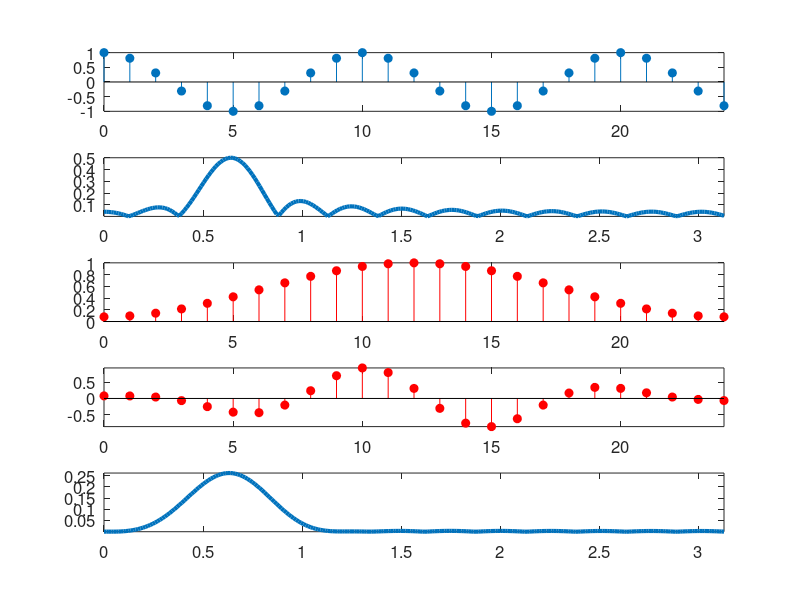

Source code (MATLAB):
%file: e9_1_anim_cos_Hamming.m  Cosine signal spectra, rectangular & Hamming windows
clear; close all; set(0,'defaultAxesFontSize', 12);
N=512;                        % FFT order (number of points)
n1=[0:24]; LN=length(n1);     % the sample indices
K=[0:N/2-1]; W=2*pi*K/N;      % frequency scale for spectra
X=cos(0.2*pi*n1);

FX=abs(fft(X,N))/LN;          % rectangle window: no coefficients
H=0.54-0.46*cos(2*pi*n1/(LN-1));  % Hamming window
Y=X.*H;FY=abs(fft(Y,N))/LN;   % apply Hamming window, get FFT
 
figure('position',[100,100,500,800]),    % plot input x[n] and windows and FFTs
 subplot(511), stem(n1,X, 'filled'),axis tight
 subplot(512),plot(W,FX(K+1),'Linewidth',3),axis tight, % FFT of rect window
 subplot(513),stem(n1,H,'r','filled'),axis tight,       % time plot Hamming window 
 subplot(514),stem(n1,Y,'r','filled'),axis tight,       % Hamming window times x[n]
 subplot(515),plot(W,FY(K+1),'Linewidth',3),axis tight
